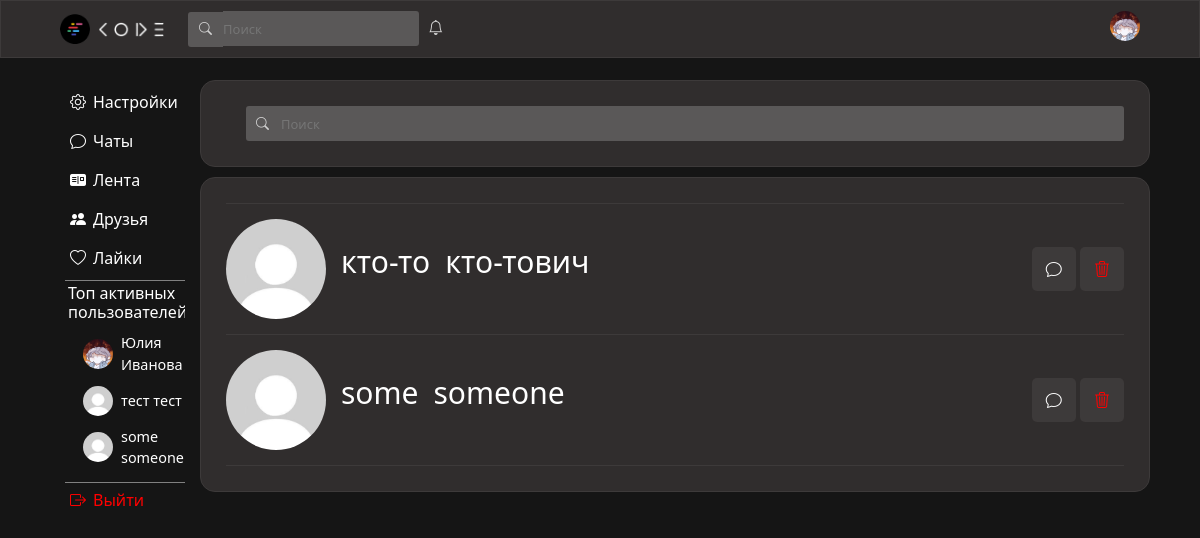
The page /friends (signed in) on the database its author committed.
### data/users.py (models this page shows, shortened)
class User(SqlAlchemyBase, UserMixin, SerializerMixin):
    __tablename__ = "users"
    id = sqlalchemy.Column(sqlalchemy.Integer, primary_key=True, autoincrement=True)
    surname = sqlalchemy.Column(sqlalchemy.String)
    name = sqlalchemy.Column(sqlalchemy.String)
    age = sqlalchemy.Column(sqlalchemy.Integer)
    city = sqlalchemy.Column(sqlalchemy.String)
    email = sqlalchemy.Column(sqlalchemy.String, unique=True)
    hashed_password = sqlalchemy.Column(sqlalchemy.String)
    post_ids = sqlalchemy.Column(sqlalchemy.String)
    comment_ids = sqlalchemy.Column(sqlalchemy.String)
    post_like_ids = sqlalchemy.Column(sqlalchemy.String)
    post_like_guide_category_ids = sqlalchemy.Column(sqlalchemy.String)
    post_like_ideas_category_ids = sqlalchemy.Column(sqlalchemy.String)
    post_like_mems_category_ids = sqlalchemy.Column(sqlalchemy.String)
    post_like_common_category_ids = sqlalchemy.Column(sqlalchemy.String)
    friends_ids = sqlalchemy.Column(sqlalchemy.String)
    friends_requests = sqlalchemy.Column(sqlalchemy.String)
    own_requests = sqlalchemy.Column(sqlalchemy.String)
    chats_ids = sqlalchemy.Column(sqlalchemy.String)
    img_profile = sqlalchemy.Column(sqlalchemy.String)
    img_avatar = sqlalchemy.Column(sqlalchemy.String)
    sex = sqlalchemy.Column(sqlalchemy.String)
    private_chat_ids = sqlalchemy.Column(sqlalchemy.String)
    modified_date = sqlalchemy.Column(sqlalchemy.DateTime, default=datetime.datetime.now)
    comments = orm.relationship("Comments", back_populates='user')
    posts = orm.relationship("Posts", back_populates='user')

### server.py (the view)
@app.route('/friends', methods=['POST', 'GET'])
def friends():
    if not current_user.is_authenticated:
        return redirect("/")
    form = SerchUserForm()
    if form.validate_on_submit():
        return redirect(f"/id/{form.serch_user_id.data}")
    db_sess = db_session.create_session()
    friend_requests = current_user.friends_requests
    friends_from_request = []
    if friend_requests:
        for i in friend_requests.split(","):
            friends_from_request.append(db_sess.query(User).filter(User.id == int(i)).first())
    friends = []
    if current_user.friends_ids:
        for i in current_user.friends_ids.split(","):
            friend = db_sess.query(User).get(int(i))
            if friend:
                friends.append(friend)
    user_friends = []
    for i in friends:
        chat_id = 0
        user = i
        if current_user.private_chat_ids and user.private_chat_ids:
            cur_chat_ids = current_user.private_chat_ids.split(",")
            user_chat_ids = user.private_chat_ids.split(",")
            chat = db_sess.query(PrivateChat).filter(
                and_(
                    PrivateChat.private_chat_with_friend == True,
                    PrivateChat.id.in_(cur_chat_ids),
                    PrivateChat.id.in_(user_chat_ids)
                )
            ).first()
            if chat:
                chat_id = chat.id
        if chat_id > 0:
            user_friends.append(SupportFriend(i, chat_id))
    html = f.render_template(r"friends.html",
                             form=form,
                             ClientId=f'/id/{current_user.id}',
                             friends=user_friends,
                             friends_from_request=friends_from_request,
                             seeFilter=False,
                             top_users=get_activ(db_sess),)
    return html

### forms/serch_user.py
class SerchUserForm(FlaskForm):
    serch_user_id = StringField()

### data/db_session.py (called while the page is built)
def create_session() -> Session:
    global __factory
    return __factory()

### server.py (called while the page is built)
def get_activ(db_sess):
    active_users = []
    for user in db_sess.query(User).all():
        likes_count = len(user.post_like_ids.split(",")) if user.post_like_ids else 0
        posts_count = len(user.post_ids.split(",")) if user.post_ids else 0
        activity_score = likes_count + 2 * posts_count
        if activity_score > 0:
            active_users.append({
                'user': user,
                'score': activity_score
            })
    active_users.sort(key=lambda x: x['score'], reverse=True)
    top_users = [item['user'] for item in active_users[:3]]
    return top_users

@login_manager.user_loader
def load_user(user_id):
    db_sess = db_session.create_session()
    return db_sess.query(User).get(user_id)

### templates/friends.html (shortened to what this page needs)
{% extends "base.html" %}
{% block content %}
                <div class="search-friends-div">
                    <form style="width: 100%; display: flex; flex-direction: row;" class="serch-form" method="post" id="friend-form">
                        <i class="bi bi-search serch-img"></i><input class="serch friends-serch" type="text" placeholder="Поиск">
                    </form>
                </div>
                <div class="friends-div">
                    {% for i in friends %}
                        <div class="friend-info">
                            <div class="avatar-and-name-friend">
                                <div class="friend-avatar-box">
                                    <a href="/id/{{i.friend.id}}"><img class="friend-avatar" {% if i.friend.img_avatar %} src="{{i.friend.img_avatar}}" {% else %} src="../static/img/avatar.jpg" {% endif %} alt=""></a>
                                </div>
                                <p class="name-friend">{{i.friend.name}}</p><p class="name-friend">{{i.friend.surname}}</p>
                            </div>
                            <div class="block-with-buttons-actFriend">
                                <a href="/private_chat/{{i.chat_id}}"><div data-tooltip="Написать" class="button-act-with-friend"><i class="bi bi-chat"></i></div></a>
                                <a id="del-friend" data-friend_id="{{i.friend.id}}"><div data-tooltip="Удалить из друзей" class="button-act-with-friend trash-friend-button"><i class="bi bi-trash3"></i></div></a>
                            </div>
                        </div>
                    {% endfor %}
                </div>
{% endblock %}

### templates/base.html (shortened to what this page needs)
<!DOCTYPE html>
<html lang="en">
<head>
    <link rel="stylesheet"
    href="https://cdn.jsdelivr.net/npm/bootstrap@5.0.0-beta1/dist/css/bootstrap.min.css"
>
        <link href="https://cdn.jsdelivr.net/npm/bootstrap@5.3.2/dist/css/bootstrap.min.css" rel="stylesheet">
    <link rel="stylesheet" href="https://cdn.jsdelivr.net/npm/bootstrap-icons@1.8.1/font/bootstrap-icons.css">
    <link rel="stylesheet" type="text/css" href="../static/css/style.css" />
</head>
<body>
    <header style="z-index: 99999999;">
        <div class="wrapper">
            <div style="text-align: left;">
                <img src="../static/img/logo.png" class="logo">
                <img src="../static/img/name.png" class="name">
                <form style="position: relative;" class="serch-form" method="post">
                    <i class="bi bi-search serch-img"></i>{{ form.serch_user_id(id="serch", class="serch", style="padding: 0px;", placeholder="Поиск") }}
                </form>
                <div style="display: inline-block; position: relative;">
                    <i onclick="event.stopPropagation()" class="bi bi-bell bell-style"></i>
                </div>
            </div>
            <div style="text-align: right; min-width: 30px;">
                <div class="avatar-box-heder">
                    {% if current_user.img_avatar %}
                        <a id="avatar-img-heder-linck" href={{ClientId}}><img class="avatar-img-heder" src="{{current_user.img_avatar}}" alt=""></a>
                    {% else %}
                        <a id="avatar-img-heder-linck" href={{ClientId}}><img class="avatar-img-heder" src="../static/img/avatar.jpg"></a>
                    {% endif %}
                </div>
            </div>
        </div>
    </header>
    <main>
        <div class="something">
            <div class="menu">
                <ul>
                    <li class="menu-li"><a href="/settings"><i style="margin-right: 7px;" class="bi bi-gear"></i>Настройки</a></li>
                    <li class="menu-li"><a href="/chats"><i style="margin-right: 7px;" class="bi bi-chat"></i>Чаты</a></li>
                    <li class="menu-li"><a href="/main"><i style="margin-right: 7px;" class="bi bi-postcard-fill"></i>Лента</a></li>
                    <li class="menu-li"><a href="/friends"><i style="margin-right: 7px;" class="bi bi-people-fill"></i>Друзья</a></li>
                    <li class="menu-li"><a href="/likes"><i style="margin-right: 7px;" class="bi bi-heart"></i>Лайки</a></li>
                    <li style="list-style: none; border-top: 1px solid gray; border-bottom: 1px solid gray; width: 120px; overflow: hidden; padding: 3px;">
                        <h6 style="color: white;">Топ активных пользователей:</h6>
                        {% if top_users %}
                            <div class="top-users-list" style="margin-left: 15px;">
                                {% for user in top_users[:3] %}
                                    <div class="top-user-item" style="margin-bottom: 10px;">
                                        <a href="/id/{{ user.id }}" style="display: flex; align-items: center; text-decoration: none; color: inherit;">
                                            <img src="{{ user.img_avatar or '../static/img/avatar.jpg' }}"
                                                 style="width: 30px; height: 30px; border-radius: 50%; margin-right: 8px; object-fit: cover;">
                                            <span style="color: white;">{{ user.name }} {{ user.surname }}</span>
                                        </a>
                                    </div>
                                {% endfor %}
                            </div>
                        {% else %}
                            <p style="color: #999; font-size: 0.9rem; margin-left: 15px;">Пока нет активных пользователей</p>
                        {% endif %}
                    </li>
                    {% if current_user.is_authenticated %}
                        <li style="color: red;" class="menu-li"><a style="color: red;" href="/logout"><i style="margin-right: 7px; color: red;" class="bi bi-box-arrow-right"></i>Выйти</a></li>
                    {% endif %}
                </ul>
            </div>
            <div class="user-info">
                {% block content %}{% endblock %}
            </div>
        </div>
    </main>
</body>
</html>

### static/css/style.css (style rules this page uses)
body { background-color: #151515; }
.wrapper { display: flex; justify-content: space-between; padding: 10px; width: 1100px; }
.logo { height: 30px; width: auto; margin-right: 5px; }
.top-users-list { margin-top: 10px; }
.top-user-item { transition: transform 0.2s; }
.top-user-item span { font-size: 0.9rem; color: #e0e0e0; }
.name { width: auto; height:15px; }
.serch-form { display: inline-block; }
.serch { box-sizing: border-box; border: none; background-color: #5a5858; color: lightgray; outline: 0; border-radius: 0px 3px 3px 0px; height: 35px; font-size: 13px; }
.serch-img { position: relative; display: inline-block; background-color: #5a5858; color: lightgray; border-radius: 3px 0px 0px 3px; height: 35px; width: 35px; text-align: center; line-height: 35px; font-size: 13px; margin-left: 20px; }
.bell-style { color: lightgray; margin-left: 5px; font-size: 15px; }
main { margin-top: 70px; display: flex; flex-direction: column; align-items: center; min-width: 1100px; }
.avatar-img-heder { position: absolute; top:50%; left:50%; transform:translate(-50%,-50%); width:30px; height:30px; object-fit:cover; }
.avatar-box-heder { position: relative; overflow:hidden; width:30px; height:30px; border-radius: 50%; }
.user-info { display: flex; flex-direction: column; align-items: center; }
.menu { width: 145px; margin-right: 5px; }
.menu-li { list-style-type: none; }
.menu-li:not(:last-child) { margin-bottom: 5px; }
.menu-li a, .menu-li p { display: block; color: white; border-radius: 5px; text-decoration: none; padding: 5px; }
.menu ul { margin-top: 15px; padding-left: 15px; }
.something { box-sizing: border-box; display: flex; flex-direction: row; justify-content: center; width: 1100px; }
header { top:0; position: fixed; display: flex; justify-content: center; background-color: #302d2d; border: 1px solid #3d3a3a; left: 0; right: 0; }
.search-friends-div { width: 950px; background-color: #302d2d; border: 1px solid #3d3a3a; border-radius: 15px; margin-top: 10px; padding: 25px; }
.friends-serch { width: 100%; }
.friends-div { width: 950px; background-color: #302d2d; border: 1px solid #3d3a3a; border-radius: 15px; margin-top: 10px; padding: 25px; }
.friend-info { display: flex; flex-direction: row; justify-content: space-between; border-top: 1px solid #3d3a3a; padding: 15px 0; width: 100%; align-items: center; }
.friend-info:last-child { border-bottom: 1px solid #3d3a3a; }
.friend-avatar-box { position: relative; overflow:hidden; width:100px; height:100px; border-radius: 50%; }
.friend-avatar { position: absolute; top:50%; left:50%; transform:translate(-50%,-50%); width:100px; height:100px; object-fit:cover; }
.name-friend { display: inline-block; font-size: 30px; max-width: 225px; overflow: hidden; white-space: nowrap; color: white; padding-left: 15px; }
.button-act-with-friend { display: inline-block; color: white; background-color: #3d3a3a; padding: 10px 14px; border-radius: 5px; }
.trash-friend-button { color: red; }
.block-with-buttons-actFriend { width: 200px; text-align: right; }
.avatar-and-name-friend { display: flex; flex-direction: row; align-items: center; }
[data-tooltip] { position: relative; }

### rows shown on the page
User: shows a picture, name "Юлия", surname "Иванова"
User: name "тест", surname "тест"
User: name "some", surname "someone", friend.name "some", friend.surname "someone"
User: friend.name "кто-то", friend.surname "кто-тович"
